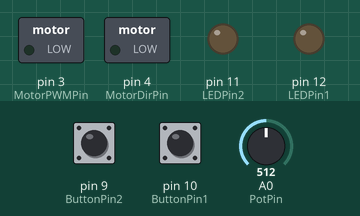
This sketch was run on a simulated Arduino Uno, built with avr-gcc and run on an emulated ATmega328P. Shown: switched loads named in the sketch (green lamp = pin HIGH), output pins drawn as LEDs (lit = HIGH). The inputs (shaded band) are chosen by the test bench; at power-on: pin 9 (ButtonPin2) HIGH, pin 10 (ButtonPin1) HIGH, A0 (PotPin) = 512.

Above: at 1.2 s.
1.3 s: pin 9 (ButtonPin2) pulled LOW for 0.15 s
At 1.37 s:
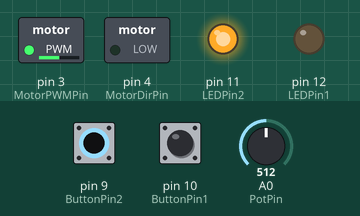
2.9 s: pin 10 (ButtonPin1) pulled LOW for 0.15 s
At 2.97 s:
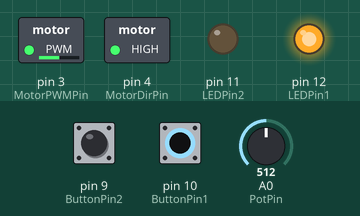
4.5 s: pin 10 (ButtonPin1) pulled LOW for 3.2 s
At 8.9 s:
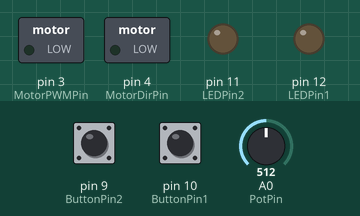
9.2 s: pin 9 (ButtonPin2) pulled LOW for 3.2 s
At 10.1 s:
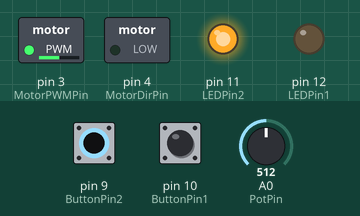
Timing chart, 0 to 13.9 s (numbered marks = the images above; inputs shaded):
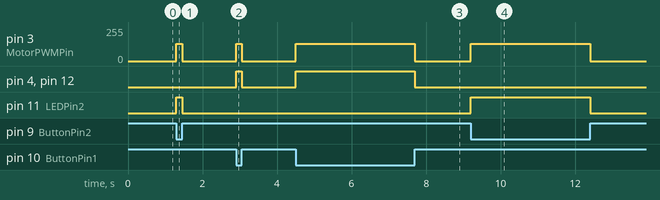

Measured:
- after the input at 1.3 s, pin 3 (MotorPWMPin): 0/255 → 128/255 at once, → 0/255 0.15 s later; pin 11 (LEDPin2): LOW → HIGH at once, → LOW 0.15 s later
- after the input at 2.9 s, pin 3 (MotorPWMPin): 0/255 → 128/255 at once, → 0/255 0.15 s later; pin 4 (MotorDirPin), pin 12 (LEDPin1): LOW → HIGH at once, → LOW 0.15 s later
- after the input at 4.5 s, pin 3 (MotorPWMPin): 0/255 → 128/255 at once, → 0/255 3.2 s later; pin 4 (MotorDirPin), pin 12 (LEDPin1): LOW → HIGH at once, → LOW 3.2 s later
- after the input at 9.2 s, pin 3 (MotorPWMPin): 0/255 → 128/255 at once, → 0/255 3.2 s later; pin 11 (LEDPin2): LOW → HIGH at once, → LOW 3.2 s later

The sketch:

Challenge_4.ino
```cpp
// Initialize all of the pins variables
int LEDPin1 = 12;
int LEDPin2 = 11;
int ButtonPin1 = 10;
int ButtonPin2 = 9;
int MotorPWMPin = 3;
int MotorDirPin = 4;
int PotPin = A0;

// Initialize value and state variables
int ButtonState1 = 0;
int ButtonState2 = 0;
int PotValue = 0;
int MappedPotValue = 0;

void setup()
{
  // Set pins to be outputs
  pinMode(LEDPin1, OUTPUT);
  pinMode(LEDPin2, OUTPUT);
  pinMode(MotorPWMPin, OUTPUT);
  pinMode(MotorDirPin, OUTPUT);

  // use the Arduino's internal pullup resistor for
  // the buttons so that the buttons do not float.
  digitalWrite(ButtonPin1, HIGH);
  digitalWrite(ButtonPin2, HIGH);

  // Turns on Arduino's A0 internal pull-up resistor
  pinMode(PotPin, INPUT);
}

void loop()
{
  // Read in button values
  ButtonState1 = digitalRead(ButtonPin1);
  ButtonState2 = digitalRead(ButtonPin2);
  // Read in Potentiometer values
  PotValue = analogRead(PotPin);

  // Scale pot value from 0 to 256
  MappedPotValue = PotValue/4;

  if (ButtonState1 == 0)
  {
    // if button1 is pressed adjust speed to mapped
    // potentiometer value then turn motor on and turn
    // counterclockwise.
    analogWrite(MotorPWMPin, MappedPotValue);
    digitalWrite(MotorDirPin, HIGH);
    digitalWrite(LEDPin1, HIGH);
    digitalWrite(LEDPin2, LOW);
  }
  else if (ButtonState2 == 0)
  {
    // if button2 is pressed adjust speed to mapped
    // potentiometer value then turn motor on and turn
    // clockwise.
    analogWrite(MotorPWMPin, MappedPotValue);
    digitalWrite(MotorDirPin, LOW);
    digitalWrite(LEDPin2, HIGH);
    digitalWrite(LEDPin1, LOW);
  }
  else
  {
    // Turn motor off
    digitalWrite(MotorPWMPin, LOW);
    digitalWrite(MotorDirPin, LOW);
    digitalWrite(LEDPin2, LOW);
    digitalWrite(LEDPin1, LOW);
  }
}
```
